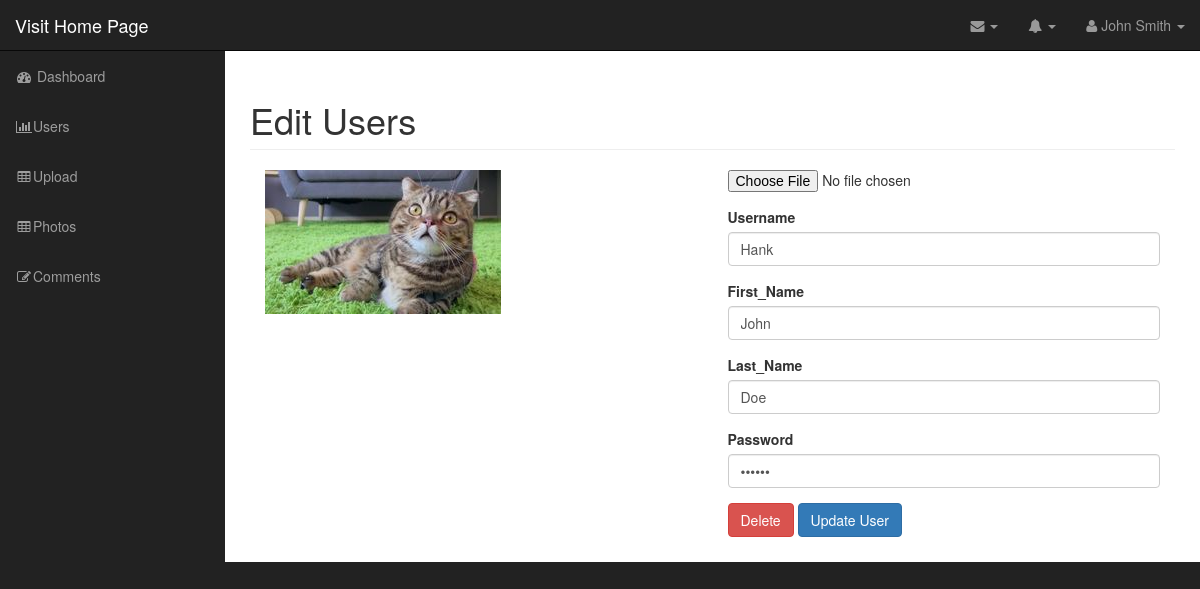
The page /admin/edit_user.php?id=1 (signed in) on the database as committed earlier.
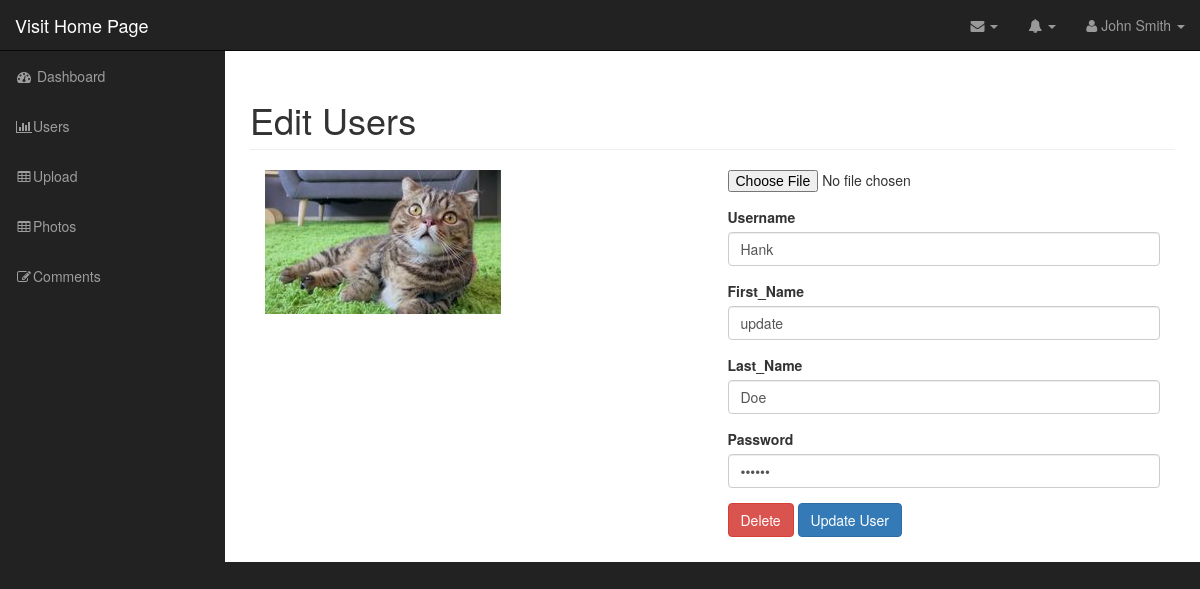
The same page on the database as committed later.
### tables this page shows
CREATE TABLE `users` (
  `id` int(11) NOT NULL,
  `username` varchar(255) NOT NULL,
  `password` varchar(255) NOT NULL,
  `first_name` varchar(255) NOT NULL,
  `last_name` varchar(255) NOT NULL,
  `user_image` varchar(255) NOT NULL
);

### admin/includes/database.php (called while the page is built, shortened)
<?php
class Database {
    public $connection;
    public function open_db_connection(){
        $this->connection = new mysqli(DB_HOST,DB_USER,DB_PASS,DB_NAME);
    }
    public function query($sql) {
        $result = $this->connection->query($sql);
        return $result;
    }
}
$database = new Database();
?>

### admin/includes/db_object.php (called while the page is built, shortened)
<?php
    class DB_object {
        public static function find_by_id($id) {
            $this_result_array = static::find_by_query("SELECT * FROM " . static::$db_table . " WHERE id = {$id} LIMIT 1");
            return !empty($this_result_array) ? array_shift($this_result_array) : false;
        }
        public static function find_by_query($sql) {
            global $database;
            $result_set = $database->query($sql);
            $the_object_array = array();
            while($row = mysqli_fetch_array($result_set)) {
                $the_object_array[] = static::instantation($row);
            }
            return $the_object_array;
        }
        public static function instantation($the_record) {
            $the_object = new $calling_class;
            foreach ($the_record as $the_attribute => $value) {
                if ($the_object->has_the_attribute($the_attribute)) {
                    $the_object-> $the_attribute = $value;
                }
            }
            return $the_object;
        }
        private function has_the_attribute($the_attribute) {
            $object_properties = get_object_vars($this);
            return array_key_exists($the_attribute, $object_properties);
        }
    }
?>

### admin/includes/user.php (called while the page is built, shortened)
<?php require_once("init.php");
    class User extends DB_object {
        public $user_image;
        public $upload_directory = "images";
        public $image_placeholder = "http://placehold.it/400x400&text=image";
        public function image_path_and_placeholder() {
            return empty($this->user_image) ? $this->image_placeholder : $this->upload_directory.DS.$this->user_image;
        }
    }
?>

### admin/edit_user.php (the view, shortened to what the changed rows need)
<?php include("includes/header.php"); ?>
<?php
    $user = User::find_by_id($_GET['id']);
?>
        <nav class="navbar navbar-inverse navbar-fixed-top" role="navigation">
            <?php include("includes/top_nav.php") ?>
        </nav>
        <div id="page-wrapper">
        <div class="container-fluid">
            <div class="row">
                    <div class="col-lg-12">
                            <h1 class="page-header">
                                Edit Users
                            </h1>
                            <div class="col-md-6">
                                <img class="img-reponsive" src="<?php echo $user->image_path_and_placeholder(); ?>" alt="">
                            </div>
                            <div class="col-md-6">
                            <form action="" method="post" enctype="multipart/form-data">
                                    <div class="form-group">
                                        <label for="username">Username</label>
                                        <input type="text" name="username" class="form-control" value="<?php echo $user->username; ?>">
                                    </div>
                                    <div class="form-group">
                                        <label for="first_name">First_Name</label>
                                        <input type="text" name="first_name" class="form-control" value="<?php echo $user->first_name; ?>">
                                    </div>
                                    <div class="form-group">
                                        <label for="last_name">Last_Name</label>
                                        <input type="text" name="last_name" class="form-control" value="<?php echo $user->last_name; ?>">
                                    </div>
                                    <div class="form-group">
                                        <label for="password">Password</label>
                                        <input type="password" name="password" class="form-control" value="<?php echo $user->password; ?>">
                                    </div>
                                </form>
                            </div>
                    </div>
            </div>
        </div>
        </div>
  <?php include("includes/footer.php"); ?>

### admin/includes/top_nav.php (shortened to what the changed rows need)
<div class="navbar-header">
    <a class="navbar-brand" href="../index.php">Visit Home Page</a>
</div>

Rows that differ between the two databases and show on the page:
changed users "Hank": first_name "John" → "update"
